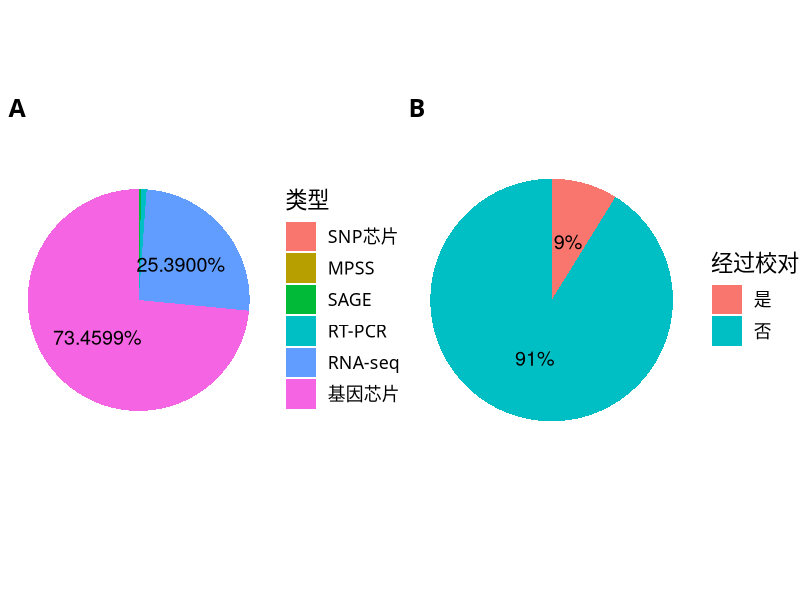

The R source for this figure: (Note: this script raises an error after producing the figure.)
## ---- chunk 1
knitr::opts_chunk$set(echo = FALSE, warning = FALSE)
knitr::opts_chunk$set(dev.args = list(bg = 'transparent'))
## ---- chunk 2
library(magrittr)
library(tidyverse)

theme_set(theme_void(16, "WenQuanYi Zen Hei"))

#' @param text_data passed on to geom_text()
pie_plot <- function(df, text_data = . %>% {.}) {
	df %>% mutate(percent = n/sum(n), label = scales::percent(percent)) %>%
		mutate(type = factor(type, levels = rev(type))) %>%
		ggplot() + geom_col(aes('', percent, fill = type), width = 1) +
	    geom_text(aes(1, cumsum(percent) - percent/2, label = label), 
	    		  data = . %>% filter(percent > 0.05), size = 5) + 
	    coord_polar(theta = "y", direction = -1) +
        theme(legend.key.size = unit(8, 'mm'))
}
## ---- chunk 3
geo_method <- tribble(
        ~type, ~n,
        '基因芯片', 54135 + 730,
        'RNA-seq', 18963,
        'SAGE', 238, 
        'MPSS', 20, 
        'RT-PCR', 587, 
        'SNP芯片', 14
) %>% arrange(desc(n))

geo_curate <- tribble(
        ~type, ~n,
        '是', 1772,
        '否', 18309
) %>% arrange(desc(n)) 
## ---- chunk 4
cowplot::plot_grid(
    pie_plot(geo_method) + guides(fill = guide_legend(title = '类型')),
    pie_plot(geo_curate) + guides(fill = guide_legend(title = '经过校对')),
    labels = "AUTO", label_y = 0.85, label_size = 18
)
## ---- chunk 5
knitr::include_graphics('lem4-promote-breast-cancer.png')
## ---- chunk 6
knitr::include_graphics('probe-to-symbol.png')
## ---- chunk 7
gpl_plot <- tribble(
  ~old_type,    ~type,   ~n,   
  "known",      "可以处理", 2626L,
  "sequence",   "仅探针序列", 986L, 
  "unknown",    "无法处理", 783L, 
  "non-coding", "非编码基因", 473L
) %>% arrange(desc(n)) %>% pie_plot

gse_plot <-tribble(
  ~type,   ~n,    
  "可以处理", 17753L,
  "仅探针序列", 113L,  
  "无法处理", 160L,  
  "非编码基因", 57L
) %>% arrange(desc(n)) %>% pie_plot


gpl_gse_plot <- cowplot::plot_grid( 
	gpl_plot + theme(legend.position = "none"),
	gse_plot + theme(legend.position = "none"),
    hjust = -1, vjust = 2, labels = 'AUTO', label_y = 0.95, label_size = 16
) 

cowplot::plot_grid(
    gpl_gse_plot, 
    cowplot::get_legend(gse_plot + scale_fill_discrete(name = '类型')),
    rel_widths = c(1, .2)
)
## ---- chunk 8
knitr::include_graphics('qGSEA-usage.jpeg')
## ---- chunk 9
ggplot(read_rds('significant_per_dataset.rds')) + 
    geom_density(aes(x = n)) + 
	geom_blank(aes(n*1.03)) + 
    scale_y_continuous(breaks = NULL) + 
    facet_wrap(~collection, scales = 'free') + 
    ylab('密度') + 
	xlab(expression(paste('该数据集中与', italic('LEM4'), '的表达量显著相关的基因集数目'))) + 
    theme_classic(16, 'WenQuanYi Zen Hei') + 
	theme(axis.title = element_text(size = 16)) + 
    theme(axis.title.y = element_text(angle = 0, vjust = 0.5))
## ---- chunk 10
read_rds('gsea_summary.rds') %>% 
	group_by(collection) %>% arrange(desc(n)) %>% 
	group_by(collection, correlation) %>% arrange(desc(n)) %>% slice(1:10) %>% ungroup() %>% 
	mutate(correlation = ifelse(correlation == 'positive', '正相关', '负相关')) %>% 
	mutate(collection = str_remove(collection, '\\.all')) %>%
	ggplot() + 
        geom_boxplot(aes(x = collection, y = n), show.legend = F) + 
	    facet_wrap(~correlation, nrow = 2) + coord_flip() + 
        xlab('集合') + 
	    ylab(expression(paste('该基因集表现为与', italic('LEM4'), '的表达量显著相关的数据集数目'))) + 
        theme_classic(16, 'WenQuanYi Zen Hei') + 
	    theme(axis.title = element_text(size = 16)) + 
        theme(axis.title.y = element_text(angle = 0, vjust = 0.5))
## ---- chunk 11
knitr::include_graphics('geneset-overlap.jpeg')
